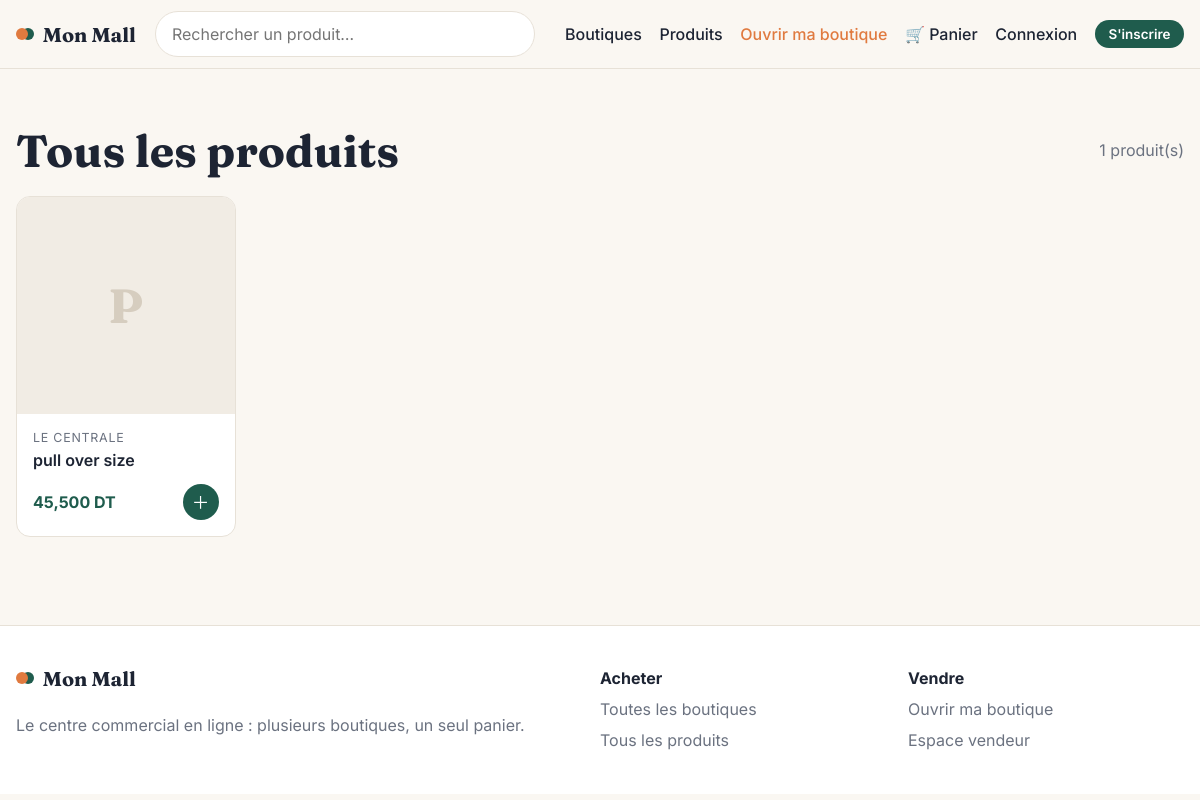
Page /produits on the committed database.
### tables this page shows
CREATE TABLE produits (
    id          INTEGER PRIMARY KEY AUTOINCREMENT,
    boutique_id INTEGER NOT NULL REFERENCES boutiques(id) ON DELETE CASCADE,
    nom         TEXT NOT NULL,
    description TEXT,
    prix        REAL NOT NULL CHECK (prix >= 0),
    stock       INTEGER NOT NULL DEFAULT 0 CHECK (stock >= 0),
    image       TEXT,
    actif       INTEGER NOT NULL DEFAULT 1,
    created_at  TEXT NOT NULL DEFAULT (datetime('now', 'localtime'))
);

CREATE TABLE boutiques (
    id          INTEGER PRIMARY KEY AUTOINCREMENT,
    owner_id    INTEGER NOT NULL UNIQUE REFERENCES users(id) ON DELETE CASCADE,
    nom         TEXT NOT NULL,
    description TEXT,
    categorie   TEXT,
    telephone   TEXT,
    adresse     TEXT,
    logo        TEXT,
    statut      TEXT NOT NULL DEFAULT 'en_attente'
                CHECK (statut IN ('en_attente', 'approuvee', 'refusee', 'suspendue')),
    created_at  TEXT NOT NULL DEFAULT (datetime('now', 'localtime'))
);

### app/main.py (the view)
@main_bp.route("/produits")
def produits():
    q = request.args.get("q", "").strip()
    sql, args = PRODUITS_VISIBLES, ()
    if q:
        sql += " AND (p.nom LIKE ? OR p.description LIKE ? OR b.nom LIKE ?)"
        args = (f"%{q}%",) * 3
    return render_template("produits.html", produits=query(sql + " ORDER BY p.created_at DESC", args), q=q)

### app/auth.py (called while the page is built)
def load_user():
    g.user = None
    uid = session.get("user_id")
    if uid:
        user = query("SELECT * FROM users WHERE id = ?", (uid,), one=True)
        if user and user["actif"]:
            g.user = user
        else:
            session.pop("user_id", None)

### app/db.py (called while the page is built)
def get_db():
    if "db" not in g:
        g.db = sqlite3.connect(current_app.config["DATABASE"])
        g.db.row_factory = sqlite3.Row
        g.db.execute("PRAGMA foreign_keys = ON")
    return g.db

def query(sql, args=(), one=False):
    rows = get_db().execute(sql, args).fetchall()
    return (rows[0] if rows else None) if one else rows

### app/templates/produits.html (shortened to what this page needs)
{% extends "base.html" %}
{% from "_cartes.html" import carte_produit, vide %}
{% block content %}
<section class="section">
  <div class="container">
    <div class="section-head">
      <h1>{% if q %}Résultats pour « {{ q }} »{% else %}Tous les produits{% endif %}</h1>
      <span class="muted">{{ produits | length }} produit(s)</span>
    </div>
    {% if produits %}
      <div class="products">{% for p in produits %}{{ carte_produit(p) }}{% endfor %}</div>
    {% else %}
      {{ vide("Aucun produit trouvé", "Essayez un autre mot-clé." if q else "Les produits des boutiques s'afficheront ici.") }}
    {% endif %}
  </div>
</section>
{% endblock %}

### app/templates/_cartes.html (shortened to what this page needs)
{% macro carte_produit(p, avec_boutique=true) %}
<article class="product">
  <a href="{{ url_for('main.produit', produit_id=p.id) }}" class="product-img">
    {% if p.image %}
      <img src="{{ url_for('static', filename='uploads/' ~ p.image) }}" alt="{{ p.nom }}" loading="lazy">
    {% else %}
      <span class="placeholder">{{ p.nom[:1] | upper }}</span>
    {% endif %}
  </a>
  <div class="product-body">
    {% if avec_boutique and p.boutique_nom %}
      <a class="product-shop" href="{{ url_for('main.boutique', boutique_id=p.boutique_id) }}">{{ p.boutique_nom }}</a>
    {% endif %}
    <a class="product-name" href="{{ url_for('main.produit', produit_id=p.id) }}">{{ p.nom }}</a>
    <div class="product-foot">
      <strong class="price">{{ p.prix | dt }}</strong>
      {% if p.stock > 0 %}
        <form method="post" action="{{ url_for('main.panier_ajouter', produit_id=p.id) }}">
          <button class="icon-btn" title="Ajouter au panier">＋</button>
        </form>
      {% endif %}
    </div>
  </div>
</article>
{% endmacro %}

### app/static/css/style.css (style rules this page uses)
:root { --bg: #faf7f2; --surface: #ffffff; --ink: #1d2433; --muted: #6b7280; --line: #e7e1d7; --primary: #1f5c4d; --primary-soft: #e6efe9; --accent: #e07a3f; --accent-soft: #fdeee4; --danger: #b42318; --warn-bg: #fff6dd; --warn-ink: #7a5300; --radius: 14px; --shadow: 0 1px 2px rgba(29,36,51,.05), 0 8px 24px rgba(29,36,51,.06); --serif: "Fraunces", Georgia, serif; --sans: "Inter", system-ui, -apple-system, "Segoe UI", sans-serif; }
* { box-sizing: border-box; }
html, body { margin: 0; }
body { font-family: var(--sans); background: var(--bg); color: var(--ink); line-height: 1.55; }
a { color: var(--primary); }
h1, h2, h3 { font-family: var(--serif); line-height: 1.15; margin: 0 0 .5em; }
h1 { font-size: clamp(1.9rem, 4vw, 2.8rem); }
.container { width: min(1180px, 100% - 32px); margin-inline: auto; }
.muted { color: var(--muted); }
.icon-btn { width: 36px; height: 36px; border-radius: 50%; border: 0; background: var(--primary); color: #fff; font-size: 1.1rem; cursor: pointer; display: grid; place-items: center; }
.section { padding: clamp(2rem, 5vw, 3.5rem) 0; }
.section-head { display: flex; justify-content: space-between; align-items: center; gap: 1rem; flex-wrap: wrap; margin-bottom: 1.2rem; }
.section-head h1, .section-head h2 { margin: 0; }
.products { display: grid; grid-template-columns: repeat(auto-fill, minmax(200px, 1fr)); gap: 1.1rem; }
.product { background: var(--surface); border: 1px solid var(--line); border-radius: var(--radius); overflow: hidden; display: flex; flex-direction: column; transition: box-shadow .15s; }
.product-img { position: relative; aspect-ratio: 1; background: #f1ece4; display: grid; place-items: center; text-decoration: none; }
.placeholder { font: 700 3rem var(--serif); color: #d6cdbf; }
.product-body { padding: .85rem 1rem 1rem; display: flex; flex-direction: column; gap: .2rem; flex: 1; }
.product-shop { font-size: .78rem; color: var(--muted); text-decoration: none; text-transform: uppercase; letter-spacing: .06em; }
.product-name { color: var(--ink); text-decoration: none; font-weight: 600; line-height: 1.3; }
.product-foot { display: flex; justify-content: space-between; align-items: center; margin-top: auto; padding-top: .6rem; }
.product-foot form { margin: 0; }
.price { color: var(--primary); font-weight: 700; }

### rows in the picture
produits: nom "P", boutique_nom "LE CENTRALE", nom "pull over size", prix|dt "45,500 DT"

### other values in the picture
{{ site_name }} "Mon Mall"
{{ produits | length }} "1"
